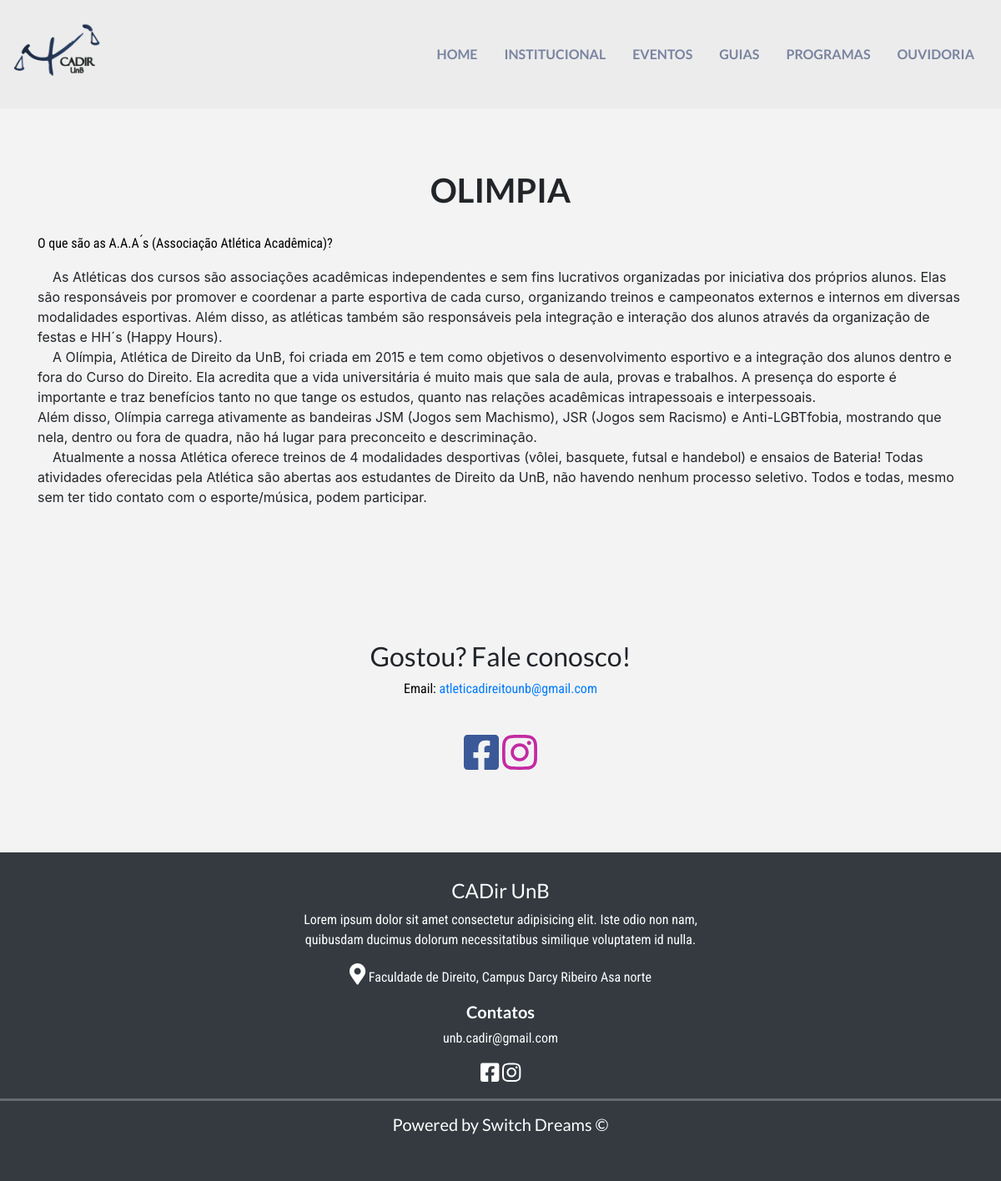
The page /programas/5 on the database its author committed.
### programas/models.py (models this page shows, shortened)
class Programa(models.Model):
    TIPOS_CHOICES = (
        ('ATL', 'Atlética'),
        ('EJ', 'Empresa Júnior'),
        ('GE', 'Grupos de extensão'),
        ('OUT', 'Outros'),
    )
    nome = models.CharField('nome', max_length=120, blank=False)
    logo = models.ImageField('logo', upload_to='programas_logo')
    text = models.TextField('descricao')
    email = models.CharField('email', max_length=120)
    tipo = models.CharField('tipo', max_length=3, choices=TIPOS_CHOICES, default='OUT')
    facebook = models.URLField(blank=True)
    instagram = models.URLField(blank=True)
    site = models.URLField(blank=True)
    twitter = models.URLField(blank=True)
    class Meta:
        verbose_name_plural = "Programas"
        verbose_name = "Programa"

### programas/views.py (the view)
# urls.py: path('<int:pk>', views.show, name='show')
def show(request, **kwargs):
    template_name = 'programas_show.html'
    context = {
        "Programa": Programa.objects.filter(id=int(kwargs['pk'])).get()
    }
    return render(request, template_name, context)

### programas/templates/programas_show.html (shortened to what this page needs)
{% extends "base.html" %}
{% load static %}
{% load staticfiles %}
{% block content %}
    <br>
    <br>
    <br>
    <br>
    <br>
    <div class="container">
        <div class="jumbotron jumbotron-fluid">
            <h1 class="text-center font-weight-bold"> {{ Programa.nome }} </h1>
            {{ Programa.text|safe }}
        </div>
    </div>
    <div class="container text-center">
        <div class="jumbotron jumbotron-fluid">
            <h2 clas>Gostou? Fale conosco!</h2>
            <p>Email: <a href="{{ Programa.email }}">{{ Programa.email }}</a></p></p>
            <br>
            <div class="container no-gutters">
                <div class="row">
                    <div class="col">
                        {% if Programa.facebook %}
                            <a id="facebook" href="{{ Programa.facebook }}"><i class="fab fa-facebook-square fa-3x"></i></a>
                        {% endif %}
                        {% if Programa.instagram %}
                            <a id="instagram" href="{{ Programa.instagram }}"><i class="fab fa-instagram fa-3x"></i></a>
                        {% endif %}
                    </div>
                </div>
            </div>
        </div>
    </div>
{% endblock %}

### static/css/main_page.css (style rules this page uses)
:root { --cadir-blue-faded: #3c5a8c; --cadir-blue: #001652; --bg-white: #f3f3f3; --bg-white-nav: #ececec; }
p { font-family: 'Roboto Condensed', sans-serif; color: black; }
h1, h2, h3, h4, h5, h6 { font-family: 'Lato', sans-serif; }

### static/css/programas.css (style rules this page uses)
:root { --cadir-blue-faded: #3c5a8c; --cadir-blue: #001652; --bg-white: #f3f3f3; --bg-white-nav : #ececec; }
h1 { padding: 20px 0; text-transform: uppercase; }
.jumbotron { background-color:var(--bg-white); }
#facebook { color: #3b5998; }
#instagram { color: #c32aa3; }

### static/css/templates.css (style rules this page uses)
:root { --cadir-blue-faded: #0016527c; --cadir-blue: #001652; --bg-white: #f3f3f3; --bg-white-nav : #ececec; }
html, body { height: 100%; width: 100%; margin: 0; padding: 0; background-color: var(--bg-white); }
body { position: relative; }

### rows shown on the page
Programa: nome "OLIMPIA", text "O que são as A.A.A ́s (Associação Atlética Acadêmica)? As Atléticas dos cursos são associações acadêmicas independentes e sem fins lucrativos organizadas por iniciativa dos próprios alunos. Elas são responsáveis por promover e coordenar a parte esportiva de cada curso, organizando treinos e campeonatos externos e internos em diversas modalidades esportivas. Além disso, as atléticas também são responsáveis pela integração e interação dos alunos através da organização de festas e HH´s (Happy Hours). A Olímpia, Atlética de Direito da UnB, foi criada em 2015 e tem como objetivos o desenvolvimento esportivo e a integração dos alunos dentro e fora do Curso do Direito. Ela acredita que a vida…", email "atleticadireitounb@gmail.com"
